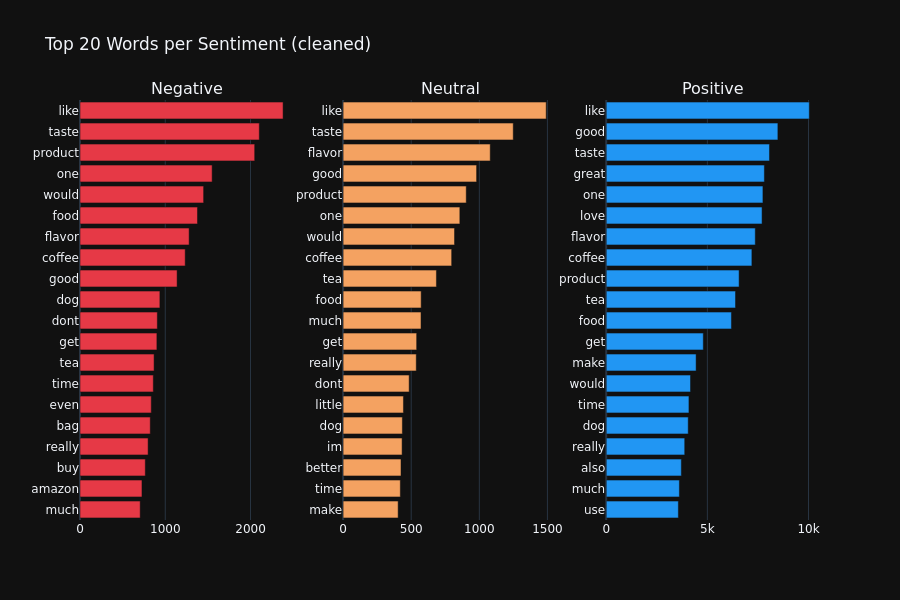

Notebook cell for this chart:
### Markdown cell above
## 10. Top Words by Sentiment

### Code cell
from collections import Counter

TOP_N = 20
fig = make_subplots(rows=1, cols=3,
                    subplot_titles=['Negative', 'Neutral', 'Positive'],
                    shared_yaxes=False)

for col_idx, (label, name) in enumerate(LABEL_NAMES.items(), start=1):
    words = ' '.join(
        df_sample[df_sample['sentiment_label'] == label]['clean_text'].fillna('')
    ).split()
    top = Counter(words).most_common(TOP_N)
    words_list, counts = zip(*top) if top else ([],[])

    fig.add_trace(
        go.Bar(x=list(counts), y=list(words_list), orientation='h',
               marker_color=PALETTE[label], name=name,
               showlegend=False),
        row=1, col=col_idx
    )

fig.update_layout(
    title='Top 20 Words per Sentiment (cleaned)',
    template='plotly_dark',
    height=600,
    font_family='DejaVu Sans',
)
fig.update_yaxes(autorange='reversed')
fig.show()

### Figure 1 — Plotly figure (JSON) as saved in the notebook; plotly's stock layout.template omitted (floating-point values rounded to 4 significant figures)
{"data": [{"marker": {"color": "#e63946"}, "name": "Negative", "orientation": "h", "showlegend": false, "type": "bar", "x": [2382, 2103, 2049, 1550, 1450, 1378, 1280, 1234, 1139, 937, 907, 902, 869, 860, 836, 824, 799, 766, 727, 706], "xaxis": "x", "y": ["like", "taste", "product", "one", "would", "food", "flavor", "coffee", "good", "dog", "dont", "get", "tea", "time", "even", "bag", "really", "buy", "amazon", "much"], "yaxis": "y"}, {"marker": {"color": "#f4a261"}, "name": "Neutral", "orientation": "h", "showlegend": false, "type": "bar", "x": [1491, 1249, 1080, 980, 904, 857, 818, 797, 685, 573, 572, 540, 537, 485, 443, 435, 433, 425, 420, 404], "xaxis": "x2", "y": ["like", "taste", "flavor", "good", "product", "one", "would", "coffee", "tea", "food", "much", "get", "really", "dont", "little", "dog", "im", "better", "time", "make"], "yaxis": "y2"}, {"marker": {"color": "#2196f3"}, "name": "Positive", "orientation": "h", "showlegend": false, "type": "bar", "x": [10040, 8487, 8071, 7819, 7747, 7704, 7369, 7202, 6569, 6392, 6191, 4800, 4444, 4167, 4090, 4054, 3881, 3714, 3617, 3567], "xaxis": "x3", "y": ["like", "good", "taste", "great", "one", "love", "flavor", "coffee", "product", "tea", "food", "get", "make", "would", "time", "dog", "really", "also", "much", "use"], "yaxis": "y3"}], "layout": {"annotations": [{"font": {"size": 16}, "showarrow": false, "text": "Negative", "x": 0.1444, "xanchor": "center", "xref": "paper", "y": 1.0, "yanchor": "bottom", "yref": "paper"}, {"font": {"size": 16}, "showarrow": false, "text": "Neutral", "x": 0.5, "xanchor": "center", "xref": "paper", "y": 1.0, "yanchor": "bottom", "yref": "paper"}, {"font": {"size": 16}, "showarrow": false, "text": "Positive", "x": 0.8556, "xanchor": "center", "xref": "paper", "y": 1.0, "yanchor": "bottom", "yref": "paper"}], "font": {"family": "DejaVu Sans"}, "height": 600, "title": {"text": "Top 20 Words per Sentiment (cleaned)"}, "xaxis": {"anchor": "y", "domain": [0.0, 0.2889]}, "xaxis2": {"anchor": "y2", "domain": [0.3556, 0.6444]}, "xaxis3": {"anchor": "y3", "domain": [0.7111, 1.0]}, "yaxis": {"anchor": "x", "autorange": "reversed", "domain": [0.0, 1.0]}, "yaxis2": {"anchor": "x2", "autorange": "reversed", "domain": [0.0, 1.0]}, "yaxis3": {"anchor": "x3", "autorange": "reversed", "domain": [0.0, 1.0]}}}
